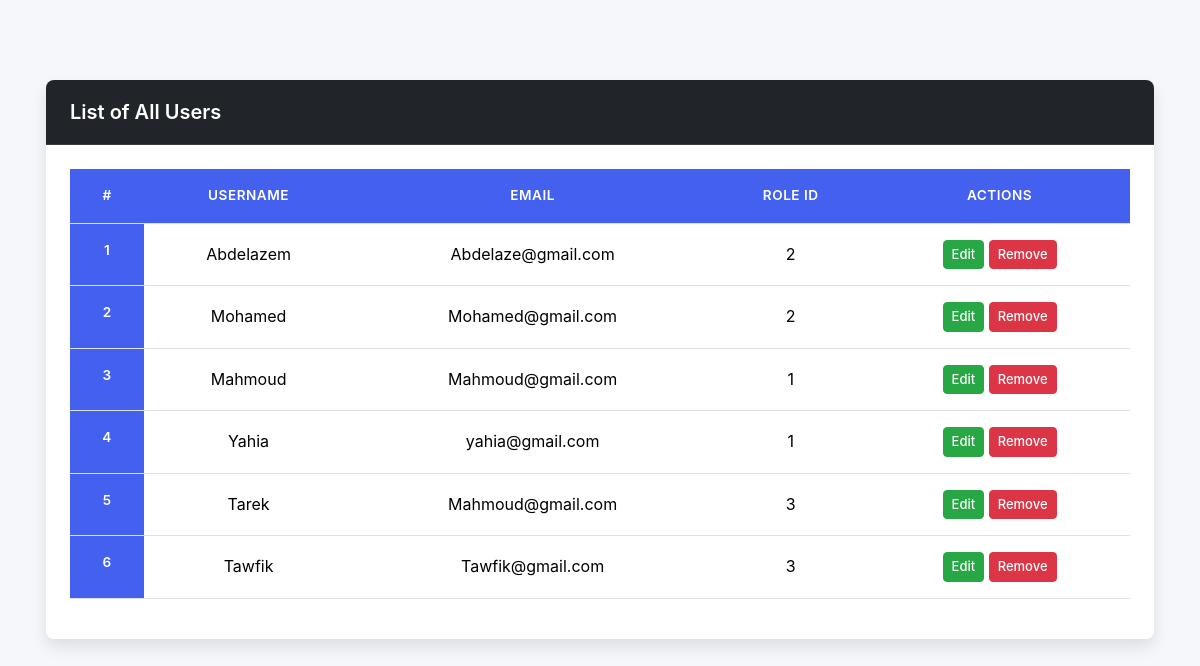
The app's page /views/Admin/blank.php (signed in) with its own data.
### tables this page shows
CREATE TABLE `users` (
  `user_id` int(11) NOT NULL,
  `username` varchar(100) DEFAULT NULL,
  `email` varchar(100) DEFAULT NULL,
  `password` varchar(255) DEFAULT NULL,
  `balance` decimal(10,2) DEFAULT 0.00,
  `last_recharge_date` date DEFAULT NULL,
  `roleid` int(11) NOT NULL,
  `role` varchar(20) NOT NULL DEFAULT 'user',
  `created_at` timestamp NOT NULL DEFAULT current_timestamp(),
  `last_login` timestamp NULL DEFAULT NULL,
  `updated_at` timestamp NOT NULL DEFAULT current_timestamp() ON UPDATE current_timestamp()
);

### config/DBController.php (called while the page is built, shortened)
<?php
class DBController {
    private $dbHost = 'localhost';
    private $dbUser = 'root';
    private $dbPassword = '';
    private $dbName = 'ticket_system';
    private $connection;
    private static $instance = null;
    private function __construct($dbName = 'ticket_system') {
        $this->dbName = $dbName;
    }
    public static function getInstance($dbName = 'ticket_system') {
        if (self::$instance === null) {
            self::$instance = new DBController($dbName);
        }
        return self::$instance;
    }
    public function openConnection() {
        $this->connection = new mysqli($this->dbHost, $this->dbUser, $this->dbPassword, $this->dbName);
        return true;
    }
    public function select($qry, $params = []) {
        $result = $this->connection->query($qry);
        return $result->fetch_all(MYSQLI_ASSOC);
    }
}
?>

### views/Admin/blank.php (the view, shortened to what this page needs)
<!DOCTYPE html>
<html lang="en">
<head>
    <link href="../public/assets/css/bootstrap.css" rel="stylesheet" />
</head>
<body>
    <?php
    require_once '../../config/DBController.php';
    $db = DBController::getInstance();
    $users = [];
    if ($db->openConnection()) {
        $query = "SELECT * FROM users";
        $result = $db->select($query);
        if ($result !== false) {
            $users = $result;
        } else {
            echo "<div class='alert alert-danger'>Query failed: Unable to fetch users.</div>";
        }
    } else {
        echo "<div class='alert alert-danger'>Database connection failed.</div>";
    }
    ?>
    <div class="container mt-5">
        <div class="row">
            <div class="col-12">
                <div class="card">
                    <div class="card-header d-flex justify-content-between align-items-center">
                        <h5 class="mb-0">List of All Users</h5>
                    </div>
                    <div class="card-body">
                        <div class="table-responsive">
                            <?php if (!empty($users)): ?>
                                <table class="table table-hover">
                                    <thead>
                                        <tr>
                                            <th scope="col">#</th>
                                            <th scope="col">Username</th>
                                            <th scope="col">Email</th>
                                            <th scope="col">Role ID</th>
                                            <th scope="col">Actions</th>
                                        </tr>
                                    </thead>
                                    <tbody>
                                        <?php
                                        $count = 1;
                                        foreach ($users as $user): ?>
                                            <tr>
                                                <th scope='row'><?= $count++ ?></th>
                                                <td><?= htmlspecialchars($user['username']) ?></td>
                                                <td><?= htmlspecialchars($user['email']) ?></td>
                                                <td><?= htmlspecialchars($user['roleid']) ?></td>
                                                <td>
                                                    <a href='edit.php?id=<?= $user['user_id'] ?>' class='btn btn-success btn-sm'>Edit</a>
                                                    <a href='remove.php?id=<?= $user['user_id'] ?>' class='btn btn-danger btn-sm' onclick='return confirm("Are you sure you want to delete this user?")'>Remove</a>
                                                </td>
                                            </tr>
                                        <?php endforeach; ?>
                                    </tbody>
                                </table>
                            <?php else: ?>
                                <p>No users found.</p>
                            <?php endif; ?>
                        </div>
                    </div>
                </div>
            </div>
        </div>
    </div>
</body>
</html>

### views/Admin/blank.php (style rules this page uses)
:root { --primary: #4361ee; --primary-hover: #3a56d4; --success: #28a745; --success-hover: #218838; --danger: #dc3545; --danger-hover: #c82333; --light: #f8f9fa; --dark: #212529; --gray: #6c757d; --border: #dee2e6; --shadow: 0 0.5rem 1rem rgba(0, 0, 0, 0.1); }
body { font-family: 'Inter', -apple-system, BlinkMacSystemFont, sans-serif; background-color: #f5f7fa; color: var(--dark); line-height: 1.6; }
.container { padding: 2rem 1rem; }
.card { border: none; border-radius: 0.5rem; box-shadow: var(--shadow); overflow: hidden; text-align: center; }
.card-header { background-color: var(--dark); color: white; padding: 1.25rem 1.5rem; border-bottom: 1px solid rgba(255, 255, 255, 0.1); }
.card-header h5 { font-weight: 600; margin: 0; }
.card-body { padding: 1.5rem; }
.table-responsive { overflow-x: auto; -webkit-overflow-scrolling: touch; }
.table { width: 100%; margin-bottom: 1rem; color: var(--dark); border-collapse: collapse; }
.table th { background-color: var(--primary); color: white; font-weight: 600; padding: 1rem; text-align: left; text-transform: uppercase; font-size: 0.85rem; letter-spacing: 0.5px; text-align: center; }
.table td { padding: 1rem; vertical-align: middle; border-top: 1px solid var(--border); }
.btn { display: inline-flex; align-items: center; justify-content: center; font-weight: 500; text-align: center; white-space: nowrap; vertical-align: middle; user-select: none; border: 1px solid transparent; padding: 0.375rem 0.75rem; font-size: 0.875rem; line-height: 1.5; border-radius: 0.25rem; transition: all 0.2s ease; }
.btn-sm { padding: 0.25rem 0.5rem; font-size: 0.8125rem; }
.btn-success { background-color: var(--success); border-color: var(--success); }
.btn-danger { background-color: var(--danger); border-color: var(--danger); }
.table tbody tr { animation: fadeIn 0.3s ease forwards; }
.table tbody tr:nth-child(1) { animation-delay: 0.1s; }
.table tbody tr:nth-child(2) { animation-delay: 0.2s; }
.table tbody tr:nth-child(3) { animation-delay: 0.3s; }

### records on screen
users: username "Abdelazem", email "Abdelaze@gmail.com", roleid "2"
users: username "Mohamed", email "Mohamed@gmail.com", roleid "2"
users: username "Mahmoud", email "Mahmoud@gmail.com", roleid "1"
users: username "Yahia", email "yahia@gmail.com", roleid "1"
users: username "Tarek", email "Mahmoud@gmail.com", roleid "3"
users: username "Tawfik", email "Tawfik@gmail.com", roleid "3"
